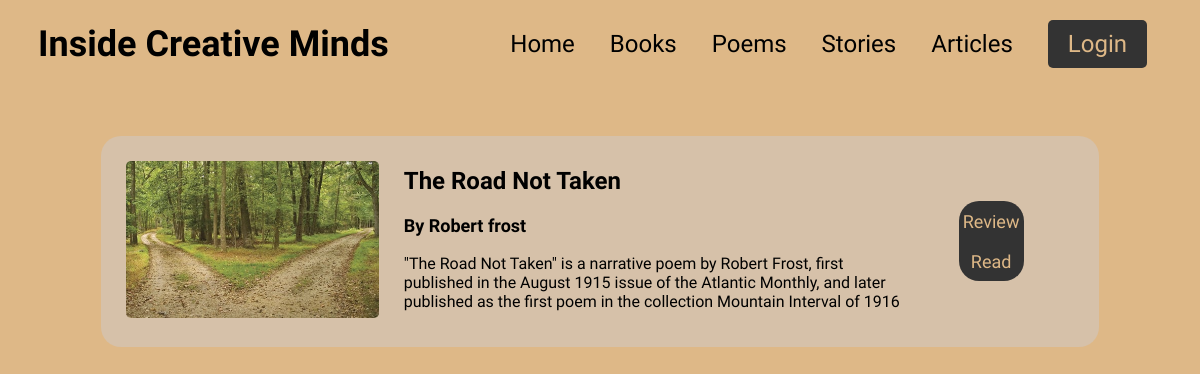
The page /poems/ on the database its author committed.
### english/models.py (models this page shows)
class Poem(models.Model):
    poem_id = models.AutoField(primary_key=True)
    title = models.CharField(max_length=100)
    author = models.CharField(max_length=100)
    description = models.TextField()
    cover = models.ImageField(upload_to="covers/", blank=True)
    link = models.URLField()

### english/views.py (the view)
# urls.py: path('poems/', poems, name='poems'),
def poems(request):
    all_poems = Poem.objects.all()
    context = {
        'poem_list': all_poems
    }
    return render(request, "poems.html", context)

### english/templates/poems.html (shortened to what this page needs)
{% load static %}
<!DOCTYPE html>
<html lang="en">
<head>
    <link rel="stylesheet" href="{% static 'CSS/list.css' %}">
</head>
<body>
    <header>
        <div class="title">Inside Creative Minds</div>
        <nav>
            <ul>
                <li><a href="{% url 'home' %}">Home</a></li>
                <li><a href="{% url 'books' %}">Books</a></li>
                <li><a href="{% url 'poems' %}">Poems</a></li>
                <li><a href="{% url 'stories' %}">Stories</a></li>
                <li><a href="{% url 'articles' %}">Articles</a></li>
                {% if user.is_authenticated %}
                    <li><a href="{% url 'logout' %}" class="read-button">Logout</a></li>
                {% else %}
                    <li><a href="{% url 'login' %}" class="read-button">Login</a></li>
                {% endif %}
            </ul>
        </nav>
    </header>
    <main>
        <div class="fill">
            {% for poem in poem_list %}
            <div class="book-info">
                <div class="image-container">
                    <img src="{{ poem.cover.url }}" alt="Poem Cover">
                </div>
                <div class="book-details">
                    <h2>{{ poem.title }}</h2>
                    <h3>By {{ poem.author }}</h3>
                    <p>{{ poem.description }}</p>
                </div>
                <div class="box">
                    <a href="{% url 'poem_detail' poem_id=poem.poem_id %}" class="lbox">
                        <button>Review</button>
                    </a>
                    <a href="{{ poem.link }}" class="rbox">
                        <button>Read</button>
                    </a>
            </div>
            {% endfor %}
        </div>
    </main>
</body>
</html>

### static/CSS/list.css (style rules this page uses)
body { background-color: burlywood; background-size: cover; background-position: center; font-family: 'Felipa', sans-serif; overflow-x: hidden; }
header { display: flex; justify-content: space-between; align-items: center; padding: 20px 30px; color: white; z-index: 2; position: sticky; margin-top: -10px; top: 0; background-color: burlywood; }
.title { font-family: 'Felipa', sans-serif; font-size: 36px; font-weight: bold; color: black; }
nav ul { align-items: center; list-style-type: none; margin: 0; padding: 0; display: flex; flex-direction: row; gap: 20px; }
nav li { margin-right: 15px; }
nav a { text-decoration: none; color: black; font-family: 'Felipa', sans-serif; font-size: 24px; }
main { display: flex; justify-content: center; align-items: center; }
.read-button { display: inline-block; padding: 10px 20px; background-color: #333; color: burlywood; text-decoration: none; border-radius: 5px; transition: background-color 0.3s ease; }
.book-info { display: flex; align-items: center; margin: 50px 0 0; padding: 25px; background-color: #D6C1A9; border-radius: 20px; width: 80%; }
.image-container { flex: 1; padding-right: 25px; }
.image-container img { max-width: 100%; height: auto; border-radius: 5px; }
.book-details { flex: 2; text-align: left; }
.book-details h2 { font-size: 24px; margin-top: 0; font-family: Sura; }
.book-details h3 { font-size: 18px; margin-top: 0; font-family: Sura; }
.book-details p { font-size: 16px; margin: 5px 0; font-family: Sura; font-weight: 300px; }
.fill { margin: 0px 0px 50px 0px; display: flex; flex-direction: column; align-items: center; }
.lbox { border-radius: 20px 20px 0px 0px; }
.rbox { border-radius: 0px 0px 20px 20px; }
.rbox, .mbox , .lbox { font-family: Felipa; width: 65px; height: 40px; background-color: #333; transition: background-color 0.3s ease; display: flex; flex-direction: row; align-items: center; justify-content: center; border: none; cursor: pointer; text-decoration: none; color: burlywood; font-size: 18px; }
.box { display: flex; flex-direction: column; align-items: center; justify-content: center; margin: 0px 50px; }
button { border: none; background: none; cursor: pointer; color: burlywood; font-family: Felipa; font-size: 18px; }

### rows shown on the page
Poem: cover (picture), title "The Road Not Taken", author "Robert frost", description "\"The Road Not Taken\" is a narrative poem by Robert Frost, first published in the August 1915 issue of the Atlantic Monthly, and later published as the first poem in the collection Mountain Interval of 1916"
